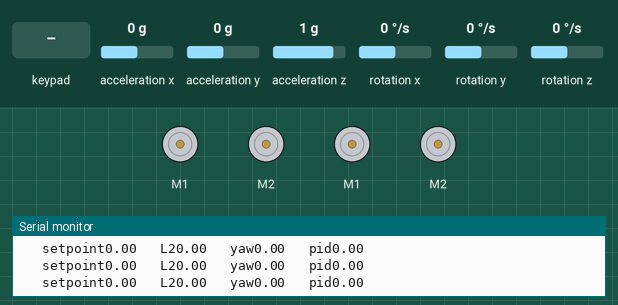
Simulated run of this sketch. Board: Arduino Uno, built with avr-gcc and run on an emulated ATmega328P. Shown: 4 × DC motor (green arrow = forward, orange = backward, longer = faster), the last lines printed to the serial monitor. The test bench sets the inputs (shaded band); at power-on: rotation z 0 °/s, acceleration x 0 g, acceleration y 0 g, acceleration z 1 g, rotation x 0 °/s, rotation y 0 °/s.

Above: at 1.2 s.
1.3 s: rotation z set to -100 °/s
At 2.7 s:
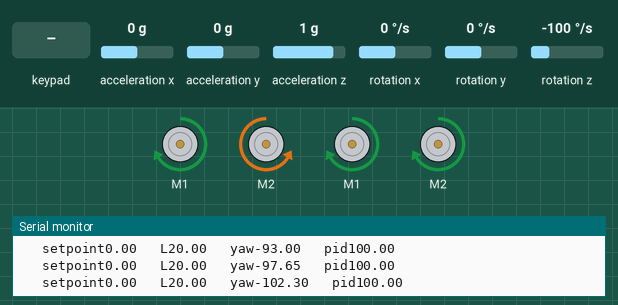
4.3 s: key 'U' pressed
At 4.6 s:
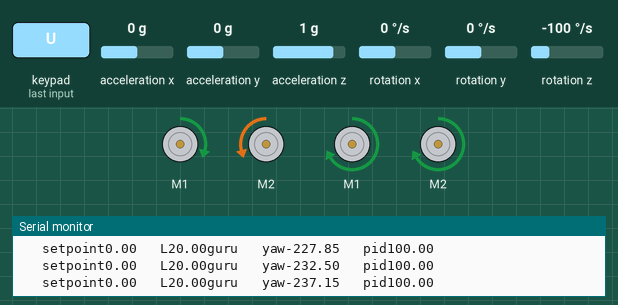
6.3 s: rotation z set to 192 °/s
At 9.21 s:
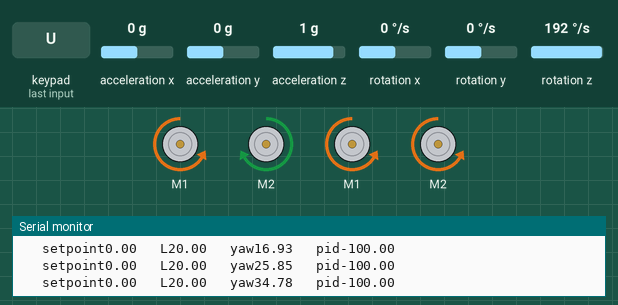
9.3 s: key 'D' pressed
At 9.57 s:
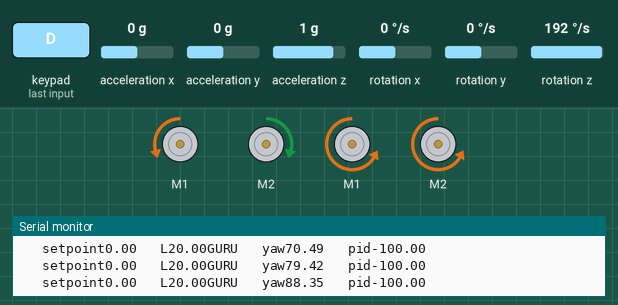
11.3 s: key 'S' pressed
At 12.6 s:
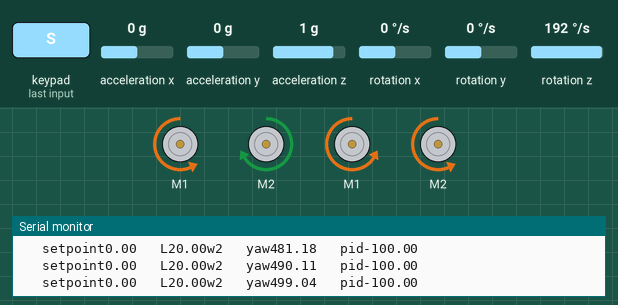
12.9 s: key 'L' pressed
At 13.16 s:
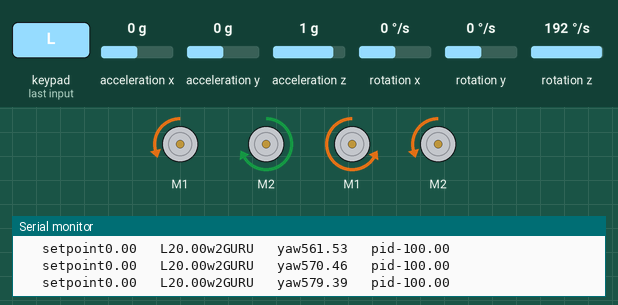
Timing chart, 0 to 15.8 s (numbered marks = the images above; inputs shaded):
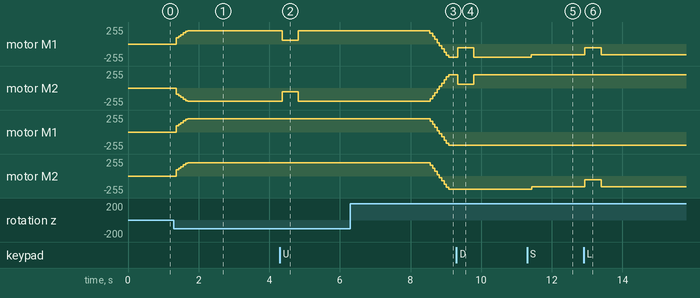

The sketch:

only_turning.ino
```cpp
#include <PS2X_lib.h>
PS2X ps2x;
int M = 0;
byte type = 0;
byte vibrate = 0;
#include <Wire.h>
#include <MPU6050.h>
MPU6050 mpu;
unsigned long timer = 0;
float timeStep = 0.0465;
float yaw = 0;
#include <SoftwareSerial.h>
#include <SabertoothSimplified.h>

SoftwareSerial SWSerial1(NOT_A_PIN, 10);
SabertoothSimplified ST1(SWSerial1);
SoftwareSerial SWSerial2(NOT_A_PIN, 3);
SabertoothSimplified ST2(SWSerial2);
float kp = 0, ki = 0, kd = 0;
float R, theta, setpoint = 0, pre_error, p, i, d, error, pid, L1, L2, R1, R2, LY, LX, RX, RY, a, b, c, A, B, C, D;
float RED;
float GREEN = 0, PINK = 0;
float BLUE, FORWARD, BACKWARD, RIGHT, LEFT;
int w;
int counter1 = 0;
int y;
float  L3,R3;

void setup() {
  SWSerial1.begin(9600);
  SWSerial2.begin(9600);

  M = ps2x.config_gamepad(9, 7, 6, 8, true, true);
  Serial.begin(57600);
  while (!mpu.begin(MPU6050_SCALE_2000DPS, MPU6050_RANGE_2G)) {
    Serial.println("Could not find a valid MPU6050 sensor, check wiring!");
    delay(500);
  }
  mpu.calibrateGyro();
  mpu.setThreshold(1);
}

void loop() {
  // IMU
  timer = millis();
  Vector norm = mpu.readNormalizeGyro();
  yaw = yaw + norm.ZAxis * timeStep;
  delay((timeStep * 1000) - (millis() - timer));

  //  READING GAMEPAD

  ps2x.read_gamepad();
  L1 = ps2x.ButtonPressed(PSB_L1);
  R1 = ps2x.ButtonPressed(PSB_R1);
  L2 = ps2x.ButtonPressed(PSB_L2);
  R2 = ps2x.ButtonPressed(PSB_R2);
  LY = ps2x.Analog(PSS_LY);
  LX = ps2x.Analog(PSS_LX);
  RY = ps2x.Analog(PSS_RY);
  RX = ps2x.Analog(PSS_RX);
  RED = ps2x.ButtonPressed(PSB_RED);
  PINK = ps2x.ButtonPressed(PSB_PINK);
  GREEN = ps2x.Button(PSB_GREEN);
  BLUE = ps2x.ButtonPressed(PSB_BLUE);
  FORWARD = ps2x.Button(PSB_PAD_UP);
  BACKWARD = ps2x.Button(PSB_PAD_DOWN);
  RIGHT = ps2x.Button(PSB_PAD_RIGHT);
  LEFT = ps2x.Button(PSB_PAD_LEFT);
  L3=(ps2x.Button(PSB_L3));
    R3=(ps2x.Button(PSB_R3));


  // GAINS
  // kp = 3;
  // kd = 7;

    if(error>=5 && error<=-5 )
  {Serial.print("pid");
    kp=1, kd=7.5;
  }
  else
  {
    kp=2.7,kd=7.2;
  }

  error = setpoint - yaw;
  p = error;
  i = i + error;
  d = error - pre_error;
  pre_error = error;
  pid = kp * p + ki * i + kd * d;
  pid = constrain(pid, -100, 100);

  //  FOR joystick
  RY = map(RY, 0, 255, 127, -127);
  RX = map(RX, 0, 255, -127, 127);


  R = sqrt((RX * RX) + (RY * RY));
  theta = atan2(RY, RX) * 180 / 3.142;

  // R = sqrt((LX * LX) + (LY * LY));
  // theta = atan2(LY, LX) * 180 / 3.142;
    // LY=constrain(LY, -70, 70);
    //  LX=constrain(LX, -70, 70);

  // if(L3==1){
  //   RY=constrain(RY, -70, 70);
  //    RX=constrain(LX, -70, 70);
  // }
  //   if(R3==1){
  //   LY=constrain(LY, -70, 70);
  //    LX=constrain(LX, -70, 70);
  // }

   //SPEED INCRESE

  if (PINK == 1 && w == 0) {
    w = 1;
    // Serial.print("w1");
  }
   if (PINK == 0 && w == 1) {
    counter1++;
    w = 0;

    Serial.print("w2");
  }
    if (RED == 1 && y == 0) {
    y = 1;
    // Serial.print("y1");
  }
  if (RED == 0 && y == 1) {
    counter1--;
    y = 0;
    Serial.print("y2");
  }
 if (counter1 == 1) {
    R = 25;
    Serial.print("w2");
  }
 else  if (counter1 == 2) {
    R = 50;
    Serial.print("w3");
  }
 else  if (counter1 == 3) {
    R = 75;
    Serial.print("w4");
  }
  else if (counter1 == 4) {
    R = 100;
    Serial.print("w5");
    // counter1=1;
  }
    else if (counter1 == 5) {
    R = 127;
    Serial.print("w5");
    // counter1=1;
  }
  else if(counter1==6) {
    counter1=5;
  }
    else if(counter1==-1) {
    counter1=0;
  }

  a = R * sin((theta - 45) * 3.142 / 180);
  d = R * sin((135 - theta) * 3.142 / 180);
  c = R * sin((theta - 45) * 3.142 / 180);
  b = R * sin((135 - theta) * 3.142 / 180);

 if(FORWARD==1)
  {Serial.print("guru");
 a=100*sin((90-45)*3.142/180);
 b=100*sin((135-90)*3.142/180);
 c=100*sin((90-45)*3.142/180);
 d=100*sin((135-90)*3.142/180);
  }
  if(BACKWARD==1)
  {Serial.print("GURU");
 a=100*sin((270-45)*3.142/180);
 b=100*sin((135-270)*3.142/180);
 c=100*sin((270-45)*3.142/180);
 d=100*sin((135-270)*3.142/180);
  }
    if(RIGHT==1)
  {Serial.print("GURU");
 a=-(100*sin((0-45)*3.142/180));
 b=-(100*sin((135-0)*3.142/180));
 c=-(100*sin((0-45)*3.142/180));
 d=-(100*sin((135-0)*3.142/180));
  }
     if(LEFT==1)
  {Serial.print("GURU");
 a=-(100*sin((180-45)*3.142/180));
 b=-(100*sin((135-180)*3.142/180));
 c=-(100*sin((180-45)*3.142/180));
 d=-(100*sin((135-180)*3.142/180));
  }
   if (GREEN == 1) {
    Serial.print("increment");
    // setpoint = setpoint + 20;
    // setpoint=360;
    pid=50;
  }
  else if (GREEN==0){
    setpoint=0;
    // pid=0;
  }


  // Switching case of turning
  int gr;
  int counter;
  if (BLUE == 1 && gr == 0) {
    gr = 1;
  }
  if (BLUE == 1  && gr == 1) {
    counter++;
    gr = 0;
  }

  // turning 90 amd 180 left and right
  else if (counter % 2 == 0) {
    if (L1 == 1) {
      setpoint = setpoint + 75;
      Serial.print("hiiiiii");
    }
    else if (R1 == 1) {
      setpoint = setpoint - 75;
      Serial.print("hwwwwwwwwwww");
    }
    else if (L2 == 1) {
      setpoint = setpoint + 150;
      Serial.print("hqqqqqqqqqqqqq");
    }
    else if (R2 == 1) {
      setpoint = setpoint - 150;
      Serial.print("hrrrrrrrrrrrr");
    }
  }

  // turning 270 amd 360 left and right
  else if (counter % 2 != 0) {
    if (L1 == 1) {
      setpoint = setpoint + 225;
      Serial.print("haaaaaaaaaa");
    }
    else if (R1 == 1) {
      setpoint = setpoint - 225;
      Serial.print("hggggggggggg");
    }
    else if (L2 == 1) {
      setpoint = setpoint + 300;
      Serial.print("huuuuuuuuuuu");
    }
    else if (R2 == 1) {
      setpoint = setpoint - 300;
      Serial.print("hpppppppppppp");
    }
  }

  A = a - pid;
  B = b - pid;
  C = c + pid;
  D = d + pid;

  A = constrain(A, -100, 100);
  B = constrain(B, -100, 100);
  C = constrain(C, -100, 100);
  D = constrain(D, -100, 100);

  ST1.motor(1, -A);
  ST1.motor(2, B);
  ST2.motor(1, C);
  ST2.motor(2, D);

  // Serial.print("   COUNTER");
  // Serial.print(counter);
  Serial.print("   yaw");
  Serial.print(yaw);
  Serial.print("   pid");
  Serial.println(pid);

  Serial.print("   setpoint");
  Serial.print(setpoint);
  Serial.print("   L2");
  Serial.print(L2);
  // Serial.print("   RX");
  // Serial.print(RX);
  // Serial.print("   RY");
  // Serial.print(RY);
  //  Serial.print("   LX");
  // Serial.print(LX);
  // Serial.print("   LY");
  // Serial.println(LY);
  // Serial.print("  BLUE");
  // Serial.println(BLUE);
}
```

Measured:
- after the input at 1.3 s, motor M1, motor M1, motor M2: moves from stopped to forward 200/255 over 0.33 s, starting after 0.07 s; motor M2: moves from stopped to backward 200/255 over 0.33 s, starting after 0.07 s
- after the input at 4.3 s, motor M1: forward 200/255 → forward 58/255 after 0.07 s, → forward 200/255 0.46 s later; motor M2: backward 200/255 → backward 58/255 after 0.07 s, → backward 200/255 0.46 s later
- after the input at 6.3 s, motor M1: moves from forward 200/255 to backward 200/255 over 0.53 s, starting after 2.2 s; motor M2: moves from backward 200/255 to forward 200/255 over 0.52 s, starting after 2.3 s; motor M1, motor M2: moves from forward 200/255 to backward 200/255 over 0.52 s, starting after 2.3 s
- after the input at 9.3 s, motor M1: backward 200/255 → backward 58/255 at once, → backward 200/255 0.46 s later; motor M2: forward 200/255 → forward 58/255 at once, → forward 200/255 0.46 s later
- after the input at 11.3 s, motor M1: backward 200/255 → backward 164/255 after 0.12 s; motor M2: backward 200/255 → backward 164/255 after 0.14 s
- after the input at 12.9 s, motor M1, motor M2: backward 164/255 → backward 58/255 at once, → backward 164/255 0.46 s later
